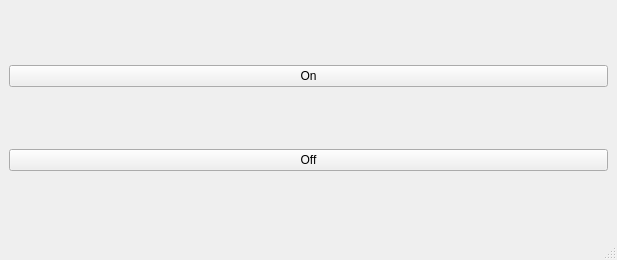
<?xml version="1.0" encoding="UTF-8"?>
<ui version="4.0">
 <class>MainWindow</class>
 <widget class="QMainWindow" name="MainWindow">
  <property name="geometry">
   <rect>
    <x>0</x>
    <y>0</y>
    <width>617</width>
    <height>260</height>
   </rect>
  </property>
  <property name="windowTitle">
   <string>MainWindow</string>
  </property>
  <widget class="QWidget" name="centralwidget">
   <layout class="QVBoxLayout" name="verticalLayout">
    <item>
     <widget class="QPushButton" name="onPB">
      <property name="text">
       <string>On</string>
      </property>
     </widget>
    </item>
    <item>
     <widget class="QPushButton" name="offPB">
      <property name="text">
       <string>Off</string>
      </property>
     </widget>
    </item>
   </layout>
  </widget>
  <widget class="QMenuBar" name="menubar">
   <property name="geometry">
    <rect>
     <x>0</x>
     <y>0</y>
     <width>617</width>
     <height>21</height>
    </rect>
   </property>
  </widget>
  <widget class="QStatusBar" name="statusbar"/>
 </widget>
 <resources/>
 <connections/>
</ui>
